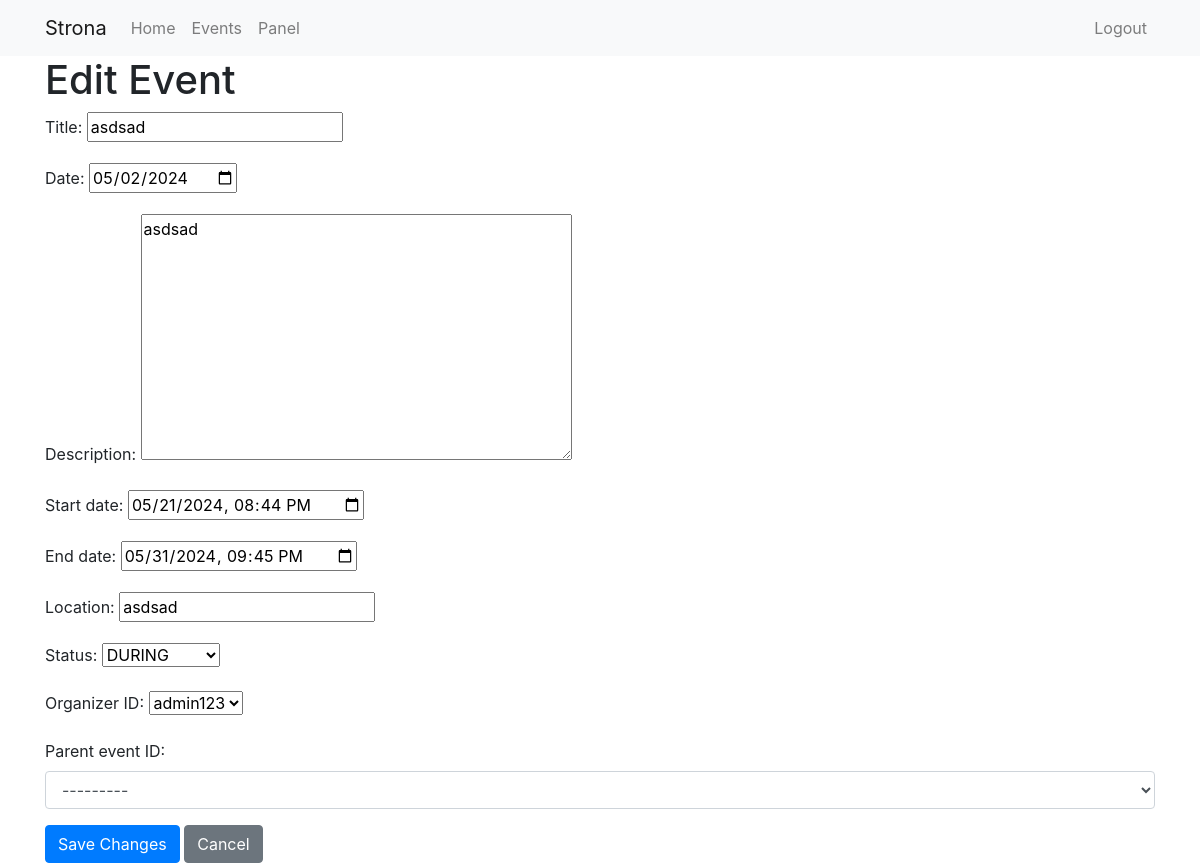
The app's page /edit_event/4/ (signed in) with its own data.
### app/models.py (models this page shows)
class Event(models.Model):
    event_ID = models.BigAutoField(primary_key=True)
    title = models.CharField(max_length=255)
    date = models.DateField(max_length=255)
    description = models.TextField()
    start_date = models.DateTimeField()  #! Could add specific time
    end_date = models.DateTimeField()  #! Could add specific time
    location = models.CharField(max_length=255)
    parent_event_ID = models.IntegerField()
    status = models.CharField(
        max_length=10, choices=[(status.value, status.name) for status in EventStatus]
    )
    organizer_ID = models.ForeignKey(
        User, on_delete=models.CASCADE, to_field="user_ID"
    )  # ? to_field may be unnecessary since User has user_id as auto primary key to that field
    parent_event_ID = models.ForeignKey(
        "self", on_delete=models.CASCADE, to_field="event_ID", null=True, blank=True
    )  #! Need to be tested as its self-referential foreign key

### app/views.py (the view)
# urls.py: path('edit_event/<int:event_id>/', edit_event, name='edit_event'),
@login_required
@csrf_exempt
def edit_event(request, event_id):
    event = get_object_or_404(Event, pk=event_id)
    if request.method == 'POST':
        event_form = EventForm(request.POST, instance=event)
        if event_form.is_valid():
            event_form.save()
            return redirect('admin_dashboard')
    else:
        event_form = EventForm(instance=event)
    return render(request, 'edit_event.html', {'event_form': event_form, 'event_id': event_id})

### app/forms.py
class EventForm(forms.ModelForm):
    date = forms.DateField(widget=forms.DateInput(attrs={'type': 'date'}, format='%Y-%m-%d'))
    start_date = forms.DateTimeField(widget=forms.DateTimeInput(attrs={'type': 'datetime-local'}, format='%Y-%m-%dT%H:%M'))
    end_date = forms.DateTimeField(widget=forms.DateTimeInput(attrs={'type': 'datetime-local'}, format='%Y-%m-%dT%H:%M'))
    class Meta:
        model = Event
        fields = ['title', 'date', 'description', 'start_date', 'end_date', 'location', 'status', 'organizer_ID', 'parent_event_ID']
        widgets = {
            'parent_event_ID': forms.Select(attrs={'class': 'form-control'}),
        }

### app/models.py (called while the page is built)
    def __str__(self):
        return self.username

### app/templates/edit_event.html (shortened to what this page needs)
{% extends "base.html" %}
{% block content %}
<h1>Edit Event</h1>
<form method="post">
    {{ event_form.as_p }}
    <button type="submit" class="btn btn-primary">Save Changes</button>
    <a href="{% url 'admin_dashboard' %}" class="btn btn-secondary">Cancel</a>
</form>
{% endblock %}

### records on screen
Event: title "asdsad", date "05/02/2024", description "asdsad", start_date "05/21/2024 20:44", end_date "05/31/2024 21:45", location "asdsad", status "DURING", organizer_ID "admin123", parent_event_ID "---------"
